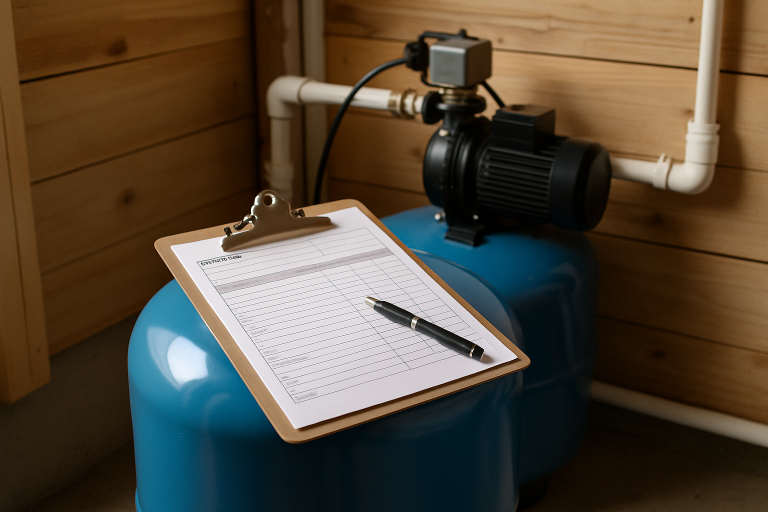
#> input picture assets/images/article-categories/cost-guide.png, 1536 x 1024 px (shown at 1/2 size); its folder holds 3 pictures in this run
$ python photo_webp.py
#> lines starting #> are read from the running program, lines starting #| are printed output that depends on the picture
#!/usr/bin/env python3
"""Resize site photos to WebP and point pages at them with <picture>.

The original JPEG or PNG file stays in place and stays the <img src>, so existing
image URLs are not removed. WebP is an extra source. Width and height follow the
file's real pixels. The first content photo is eager; later photos are lazy.
"""
from __future__ import annotations

import os
import re
import sys
from concurrent.futures import ProcessPoolExecutor
from pathlib import Path

ROOT = Path(__file__).resolve().parents[1]
sys.path.insert(0, str(ROOT / "scripts"))

from recent_work_lib import image_pixel_size  # noqa: E402

PHOTO_ROOTS = (ROOT / "images", ROOT / "assets" / "images")
SKIP_NAMES = {"favicon-32.png", "apple-touch-icon.png", "favicon.ico"}
LARGE_MAX = 800
SMALL_MAX = 480
QUALITY = 70
IMG_RE = re.compile(r"<img\b[^>]*>", re.I)
ATTR_RE = r"""{name}\s*=\s*(['"])(.*?)\1"""
FOOTER_RE = re.compile(r"<footer\b[^>]*>[\s\S]*?</footer>", re.I)
MENU_RE = re.compile(r"<button\b[^>]*\bid=[\"']mobile-menu-btn[\"'][^>]*>", re.I)

HERO_OLD = "    .rw-hero img { width: 100%; height: 280px; object-fit: cover; display: block; }"
HERO_NEW = (
    "    .rw-hero picture, .rw-thumbs picture { display: block; }\n"
    "    .rw-hero img { width: 100%; height: auto; max-width: 100%; object-fit: contain; "
    "display: block; background: #1f3b4d; }"
)
THUMB_OLD = "    .rw-thumbs img { width: 100%; height: 110px; object-fit: cover; border-radius: 10px; background: #e5e7eb; }"
THUMB_NEW = "    .rw-thumbs img { width: 100%; height: auto; object-fit: contain; border-radius: 10px; background: #e5e7eb; }"
MQ_OLD = "        .rw-hero img { height: 460px; }\n"
LOGO_CSS = """
/* Keep the header logo's real aspect ratio. Fixed height plus max-width was stretching it. */
.site-logo-img{height:auto;width:auto;max-height:2rem;max-width:130px}
@media (min-width:640px){.site-logo-img{height:auto;max-height:2.5rem;max-width:200px}}
@media (min-width:1280px){.site-logo-img{height:auto;max-height:3rem;max-width:none}}
.blog-hero-image img{width:100%;height:auto;max-height:none;-o-object-fit:contain;object-fit:contain}
"""


def photo_files() -> list[Path]:
    found: list[Path] = []
    for root in PHOTO_ROOTS:
        if not root.is_dir():
            continue
        for path in root.rglob("*"):
            if not path.is_file():
                continue
            if path.suffix.lower() not in {".jpg", ".jpeg", ".png"}:
                continue
            if path.name in SKIP_NAMES:
                continue
            found.append(path)
    return found


def _resized(im, max_width: int):
    if im.width <= max_width:
        return im
    height = max(1, round(im.height * max_width / im.width))
    return im.resize((max_width, height), 1)  # LANCZOS is 1


def convert_one(path_str: str) -> str:
    from PIL import Image

    path = Path(path_str)
    try:
        im = Image.open(path)
        im.load()
    except Exception as exc:  # noqa: BLE001
        return f"err {path.name} {exc}"
    if max(im.size) < 2:
        return "tiny"
    if im.mode not in ("RGB", "RGBA"):
        im = im.convert("RGBA" if "A" in im.getbands() else "RGB")
    stem = path.stem
    large_path = path.with_name(f"{stem}.webp")
    small_path = path.with_name(f"{stem}-480.webp")
    large = _resized(im, LARGE_MAX)
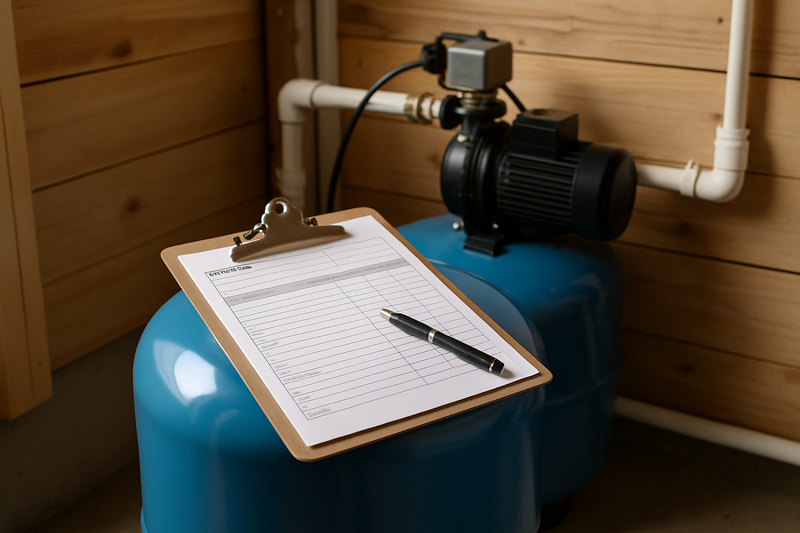
#> large: PIL image 800x533 RGB; mean R, G, B 83, 71.7, 56.1
    large.save(large_path, "WEBP", quality=QUALITY, method=4)
    if im.width > SMALL_MAX:
        small = _resized(im, SMALL_MAX)
        small.save(small_path, "WEBP", quality=QUALITY, method=4)
    elif small_path.is_file():
        small_path.unlink()
    return "ok"


def convert_all() -> None:
    files = [str(path) for path in photo_files()]
    workers = min(8, os.cpu_count() or 2)
    ok = err = 0
    with ProcessPoolExecutor(max_workers=workers) as pool:
        for i, result in enumerate(pool.map(convert_one, files, chunksize=8), start=1):
            if result == "ok":
                ok += 1
            else:
                err += 1
                if err <= 12:
                    print(result, flush=True)
            if i % 400 == 0:
                print(f"converted {i}/{len(files)}", flush=True)
    print(f"convert done ok={ok} other={err} of {len(files)}", flush=True)


def _attr(tag: str, name: str) -> str | None:
    match = re.search(ATTR_RE.format(name=name), tag, re.I | re.S)
    return match.group(2) if match else None


# [7 lines left out: function _set_attr, not called in this run]


def _del_attr(tag: str, name: str) -> str:
    return re.sub(r"\s+" + ATTR_RE.format(name=name), "", tag, count=1, flags=re.I | re.S)


# [40 lines left out: functions _resolve, _webp_sources, not called in this run]


def _region(html: str, start: int, open_tag: str, close_tag: str) -> bool:
    head = html[:start].lower()
    return head.rfind(open_tag) > head.rfind(close_tag)


# [111 lines left out: functions rewrite_images, close_heading_gaps, demote_footer_headings, name_menu_button, patch_job_css, not called in this run]


def patch_styles() -> None:
    path = ROOT / "css" / "styles.css"
#> (the run stopped early here; a loop or call above may not have finished)
